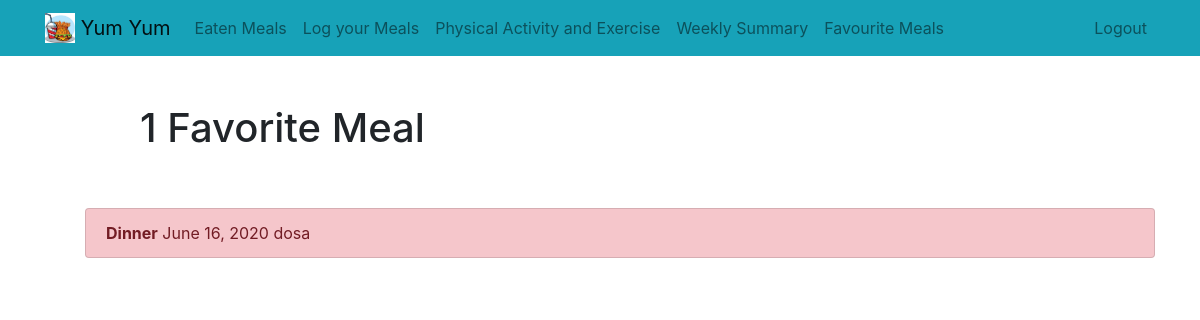
Before: /favourite (signed in) with the older database file.
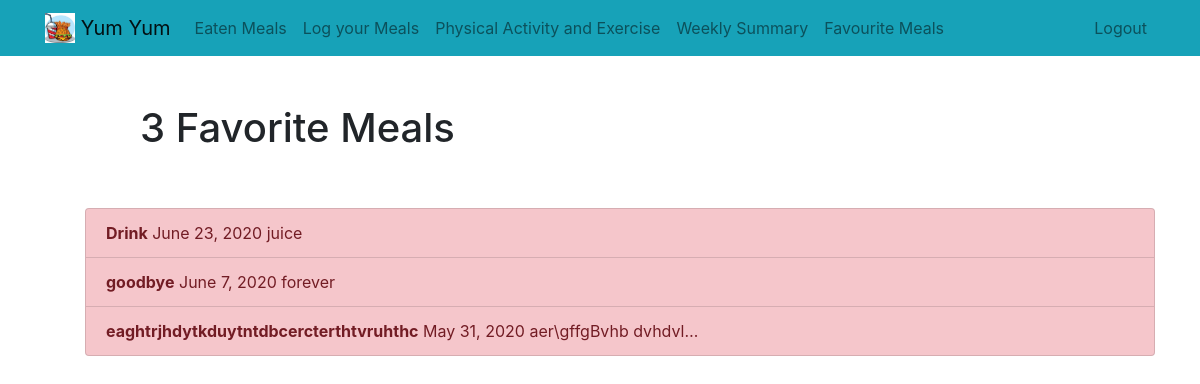
After: the same page with the newer database file.
### fooddiary/models.py (models this page shows, shortened)
class Meal(models.Model):
    nameOfMeal = models.CharField(max_length=50)
    descriptionOfMeal = models.TextField(max_length=500, blank=True)
    date = models.DateField(auto_now_add=False ,auto_now=False, null=True, blank=True)
    favourite = models.BooleanField(default=False)
    image = models.ImageField(null = True, blank=True )
    user = models.ForeignKey(User, on_delete=models.CASCADE)

### fooddiary/views.py (the view)
# urls.py: path('favourite', views.favourite, name='favourite'),
def favourite(request):
    meal = Meal.objects.filter(user = request.user, favourite = True).order_by('-date')
    return render(request, 'fooddiary/favourite.html', {'meals':meal})

### fooddiary/templates/fooddiary/favourite.html (shortened to what this page needs)
{% extends 'fooddiary/base.html' %}
{% block content %}
<div class="row justify-content-center mt-5">
    <div class="col-md-10">
    {% if meals %}
         <h1>{{ meals.count }} Favorite Meal{{ meals.count|pluralize }}</h1>
    {% else %}
                   <h1>Favourite Meals</h1>
    {% endif %}
    </div>
</div>
<br>
<br>
{% if meals %}
    <ul>
        <div class="list-group">
            {% for meal in meals %}
                <a href="{% url 'viewmeal' meal.id %}" class="list-group-item {% if meal.favourite %} list-group-item-danger {% endif %}"><b>{{ meal.nameOfMeal }}</b>   {{ meal.date }}{% if meal.descriptionOfMeal %}   {{ meal.descriptionOfMeal|truncatechars:20 }} {% endif %}</a>
            {% endfor %}
        </div>
    </ul>
{% else %}
    <div class="text-center">
        <h2>Looks like you don't have any favourite meals.</h2>
    <br>
    <a role="button" class="btn btn-primary" href="{% url 'createmeal' %}">Create Meal</a>
    </div>
{% endif %}
{% endblock %}

Changed rows visible on the page:
removed Meal: nameOfMeal "Dinner", date "June 16, 2020", descriptionOfMeal "dosa"
added Meal: nameOfMeal "Drink", date "June 23, 2020", descriptionOfMeal "juice"
added Meal: nameOfMeal "goodbye", date "June 7, 2020", descriptionOfMeal "forever"
added Meal: nameOfMeal "eaghtrjhdytkduytntdbcercterthtvruhthc", date "May 31, 2020", descriptionOfMeal "aer\\gffgBvhb dvhdvl…"
Other visible differences:
{{ meals.count }}: "1" → "3"
